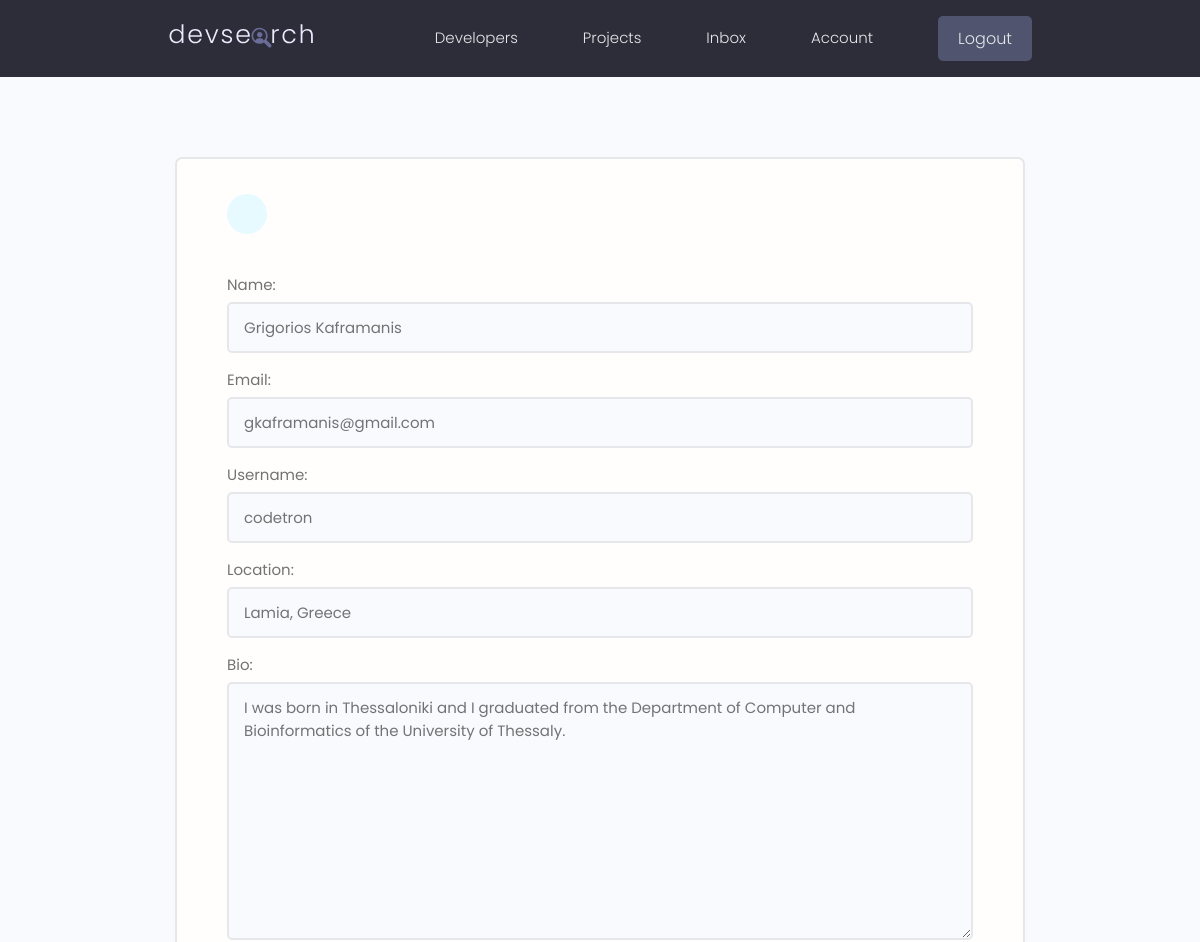
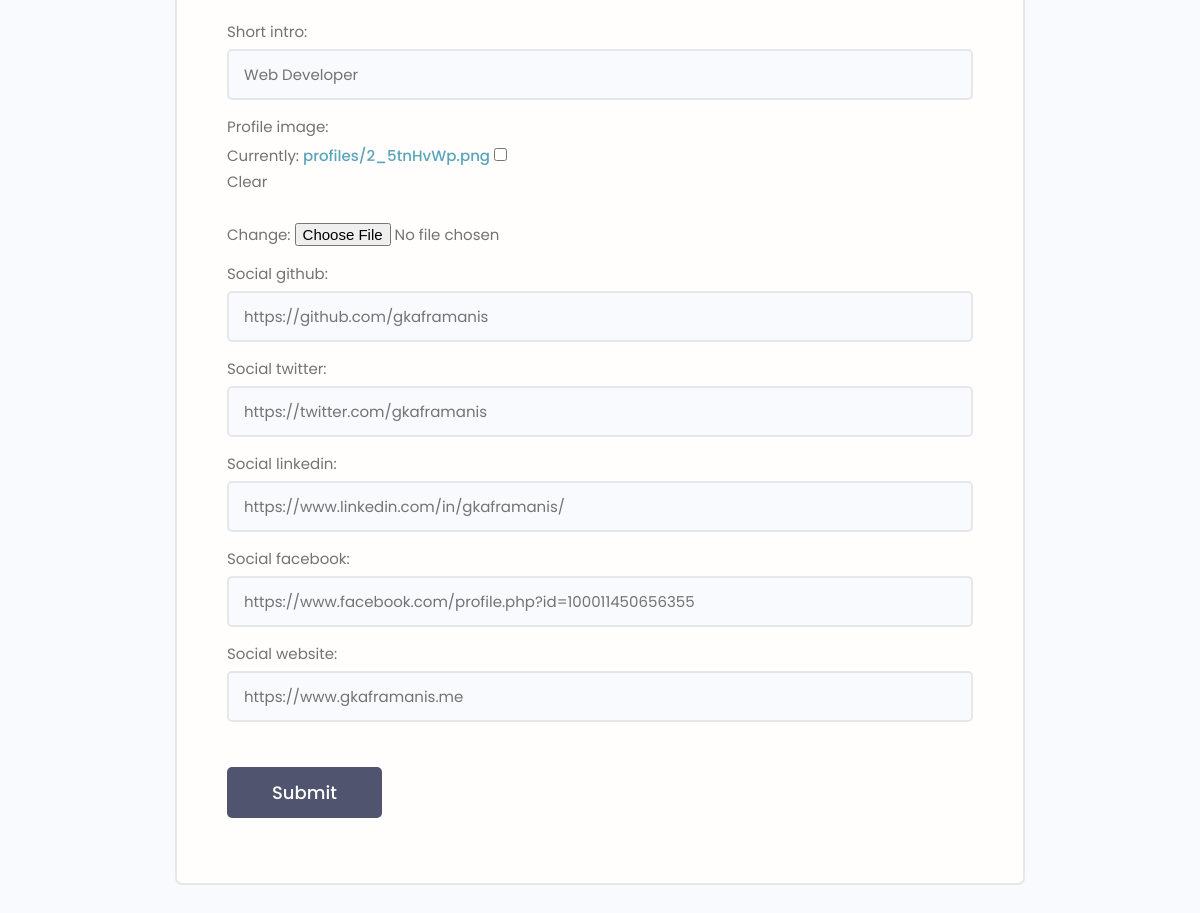
Page /edit-account/ (signed in) on the committed database (2 pictures, top to bottom).
### users/models.py (models this page shows, shortened)
class Profile(models.Model):
    user = models.OneToOneField(User, on_delete=models.CASCADE, null=True, blank=True)
    name = models.CharField(max_length=200, blank=True, null=True)
    email = models.EmailField(max_length=500, blank=True, null=True)
    username = models.CharField(max_length=200, blank=True, null=True)
    location = models.CharField(max_length=200, blank=True, null=True)
    short_intro = models.CharField(max_length=200, blank=True, null=True)
    bio = models.TextField(blank=True, null=True)
    profile_image = models.ImageField(null=True, blank=True, upload_to="profiles/", default="profiles/user-default.png")
    social_github = models.CharField(max_length=200, blank=True, null=True)
    social_twitter = models.CharField(max_length=200, blank=True, null=True)
    social_linkedin = models.CharField(max_length=200, blank=True, null=True)
    social_facebook = models.CharField(max_length=200, blank=True, null=True)
    social_website = models.CharField(max_length=200, blank=True, null=True)
    created = models.DateTimeField(auto_now_add=True)
    id = models.UUIDField(default=uuid.uuid4, unique=True, primary_key=True, editable=False)

### users/views.py (the view)
# urls.py: path("edit-account/", views.edit_account, name="edit-account"),
@login_required(login_url="login")
def edit_account(request):
    profile = request.user.profile
    form = EditProfileForm(instance=profile)
    if request.method == "POST":
        form = EditProfileForm(request.POST, request.FILES, instance=profile)
        if form.is_valid():
            form.save()
            return redirect("account")
    context = {"form": form}
    return render(request, "users/profile_form.html", context)

### users/forms.py
class EditProfileForm(ModelForm):
    class Meta:
        model = Profile
        fields = ["name", "email", "username", "location", "bio", "short_intro", "profile_image", "social_github",
                  "social_twitter", "social_linkedin", "social_facebook", "social_website"]
    def __init__(self, *args, **kwargs):
        super(EditProfileForm, self).__init__(*args, **kwargs)
        for name, field in self.fields.items():
            field.widget.attrs.update({"class": "input"})

### users/templates/users/profile_form.html (shortened to what this page needs)
{% extends "base.html" %}
{% block content %}
  <main class="formPage my-xl">
    <div class="content-box">
      <div class="formWrapper">
        <a class="backButton" href="{% url "account" %}"></a>
        <br>
        <form class="form" method="POST" action="{% url "edit-account" %}" enctype="multipart/form-data">
          {% for field in form %}
            <div class="form__field">
              <label for="formInput#text">{{ field.label }}: </label>
              {{ field }}
            </div>
          {% endfor %}
          <input class="btn btn--sub btn--lg  my-md" type="submit" value="Submit"/>
        </form>
      </div>
    </div>
  </main>
{% endblock content %}

### static/styles/app.css (style rules this page uses)
:root { --color-sub: #2d2d39; }
.btn--sub { background-color: var(--color-sub-light); }
.content-box { width: 95%; max-width: 85rem; margin: 0 auto; }
.backButton { background: var(--color-main-light); color: var(--color-main); width: 4rem; height: 4rem; display: flex; align-items: center; justify-content: center; border-radius: 50%; }
.formPage .formWrapper { list-style: none; background: var(--color-white); padding: 3.5rem 5rem; border: 2px solid var(--color-light); border-radius: 0.7rem; }

### static/uikit/styles/modules/_variables.css (style rules this page uses)
:root { --color-main: #5aa5b9; --color-main-light: #e6faff; --color-sub: #3f4156; --color-sub-light: #51546e; --color-sub-lighter: #ededfd; --color-text: #737373; --color-gray: #8b8b8b; --color-light: #e5e7eb; --color-light-gray: #767676; --color-bg: #f8fafd; --color-white: #fffefd; --color-white-light: #f3f3f3; --color-success: #359e64; --color-success-bg: #def8e8; --color-error: #fc4b0b; --color-error-bg: #fff2ee; --font-base: 'Poppins', arial, helvetica, 'Segoe UI', roboto, ubuntu, sans-serif; --font-monospace: 'Fira Code', 'Courier New', courier, monospace; --font-regular: 300; --font-medium: 500; --font-bold: 700; --generic-shadow: 1px 1px 5px #00000010; --generic-transition: all 0.3s ease-in-out; }

### static/uikit/styles/modules/_base.css (style rules this page uses)
* { margin: 0; padding: 0; box-sizing: border-box; text-rendering: optimizeLegibility; color: inherit; font-size: inherit; }
html { font-size: 50%; }
@media only screen and (min-width: 480px) { html { font-size: 56.25%; } }
@media only screen and (min-width: 1200px) { html { font-size: 62.5%; } }
body { line-height: 1.6; font-weight: 400; font-size: 1.5rem; color: var(--color-text); background-color: var(--color-bg); min-height: 100vh; }

### static/uikit/styles/modules/_typography.css (style rules this page uses)
* { font-family: var(--font-base); }
a { padding-bottom: 2px; text-decoration: none; display: inline-block; color: var(--color-main); font-weight: var(--font-medium); }

### static/uikit/styles/modules/_utilities.css (style rules this page uses)
.my-md { margin: 3rem auto; }
.my-xl { margin: 8rem auto; }

### static/uikit/styles/modules/_button.css (style rules this page uses)
.btn { display: inline-block; position: relative; cursor: pointer; background-color: var(--color-light); font-weight: var(--font-medium); color: var(--color-sub); text-decoration: none; padding: 1rem 2rem; border-radius: 0.5rem; border: none; width: -webkit-fit-content; width: -moz-fit-content; width: fit-content; height: -webkit-fit-content; height: -moz-fit-content; height: fit-content; font-size: 1.6rem; outline-width: 0; outline-color: transparent; -webkit-backface-visibility: hidden; backface-visibility: hidden; transition: all 0.3s ease-in-out; }
.btn--sub { background-color: var(--color-sub); color: var(--color-white); }
.btn--lg { font-size: 1.8rem; padding: 1.2rem 4.5rem; }

### static/uikit/styles/modules/_form.css (style rules this page uses)
.form { display: block; }
.form__field { margin-top: 1.5rem; margin-bottom: 1.5rem; }
.form__label, .form__field > label { display: block; margin-bottom: 0.5rem; color: var(--color-text); }
input.input[type='text'], input.input[type='email'], input.input[type='password'], input.input[type='number'], textarea.input { min-width: 24rem; width: 100%; padding: 1.2rem 1.5rem; border-radius: 0.5rem; border: 2px solid var(--color-light); transition: all 0.3s ease-in-out; background-color: var(--color-bg); }

### rows in the picture
Profile: form "Grigorios Kaframanis" "gkaframanis@gmail.com" "codetron" "Lamia, Greece" "I was born in Thessaloniki and I graduated from the Department of Computer and Bioinformatics of the University of Thessaly." "Web Developer" "https://github.com/gkaframanis" "https://twitter.com/gkaframanis" "https://www.linkedin.com/in/gkaframanis/" "https://www.facebook.com/profile.php?id=100011450656355" "https://www.gkaframanis.me"

### other values in the picture
{{ field.label }} "Name" "Email" "Username" "Location" "Bio" "Short intro" "Profile image" "Social github" "Social twitter" "Social linkedin" "Social facebook" "Social website"
